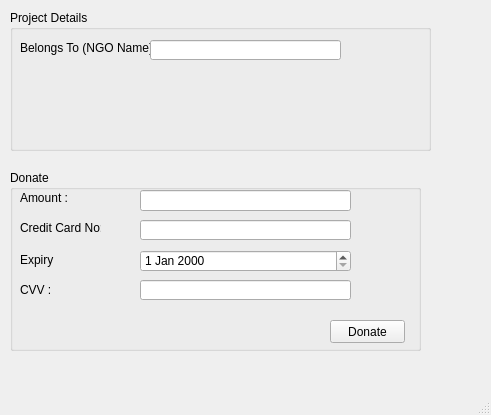
<?xml version="1.0" encoding="UTF-8"?>
<ui version="4.0">
 <class>MainWindow</class>
 <widget class="QMainWindow" name="MainWindow">
  <property name="geometry">
   <rect>
    <x>0</x>
    <y>0</y>
    <width>491</width>
    <height>415</height>
   </rect>
  </property>
  <property name="windowTitle">
   <string>MainWindow</string>
  </property>
  <widget class="QWidget" name="centralwidget">
   <widget class="QGroupBox" name="groupBox">
    <property name="geometry">
     <rect>
      <x>10</x>
      <y>10</y>
      <width>421</width>
      <height>141</height>
     </rect>
    </property>
    <property name="title">
     <string>Project Details </string>
    </property>
    <widget class="QLabel" name="label_5">
     <property name="geometry">
      <rect>
       <x>10</x>
       <y>30</y>
       <width>131</width>
       <height>16</height>
      </rect>
     </property>
     <property name="text">
      <string>Belongs To (NGO Name):</string>
     </property>
    </widget>
    <widget class="QLabel" name="label_6">
     <property name="geometry">
      <rect>
       <x>10</x>
       <y>60</y>
       <width>47</width>
       <height>13</height>
      </rect>
     </property>
     <property name="text">
      <string/>
     </property>
    </widget>
    <widget class="QLineEdit" name="lineEdit_3">
     <property name="geometry">
      <rect>
       <x>140</x>
       <y>30</y>
       <width>191</width>
       <height>20</height>
      </rect>
     </property>
    </widget>
   </widget>
   <widget class="QGroupBox" name="groupBox_2">
    <property name="geometry">
     <rect>
      <x>10</x>
      <y>170</y>
      <width>411</width>
      <height>181</height>
     </rect>
    </property>
    <property name="title">
     <string>Donate </string>
    </property>
    <widget class="QLabel" name="label">
     <property name="geometry">
      <rect>
       <x>10</x>
       <y>20</y>
       <width>91</width>
       <height>16</height>
      </rect>
     </property>
     <property name="text">
      <string>Amount : </string>
     </property>
    </widget>
    <widget class="QLabel" name="label_2">
     <property name="geometry">
      <rect>
       <x>10</x>
       <y>50</y>
       <width>81</width>
       <height>16</height>
      </rect>
     </property>
     <property name="text">
      <string>Credit Card No: </string>
     </property>
    </widget>
    <widget class="QLabel" name="label_3">
     <property name="geometry">
      <rect>
       <x>10</x>
       <y>80</y>
       <width>35</width>
       <height>20</height>
      </rect>
     </property>
     <property name="text">
      <string>Expiry : </string>
     </property>
    </widget>
    <widget class="QLabel" name="label_4">
     <property name="geometry">
      <rect>
       <x>10</x>
       <y>110</y>
       <width>35</width>
       <height>20</height>
      </rect>
     </property>
     <property name="text">
      <string>CVV : </string>
     </property>
    </widget>
    <widget class="QLineEdit" name="lineEdit">
     <property name="geometry">
      <rect>
       <x>130</x>
       <y>20</y>
       <width>211</width>
       <height>21</height>
      </rect>
     </property>
    </widget>
    <widget class="QLineEdit" name="lineEdit_2">
     <property name="geometry">
      <rect>
       <x>130</x>
       <y>50</y>
       <width>211</width>
       <height>20</height>
      </rect>
     </property>
    </widget>
    <widget class="QLineEdit" name="lineEdit_4">
     <property name="geometry">
      <rect>
       <x>130</x>
       <y>110</y>
       <width>211</width>
       <height>20</height>
      </rect>
     </property>
    </widget>
    <widget class="QDateEdit" name="dateEdit">
     <property name="geometry">
      <rect>
       <x>130</x>
       <y>80</y>
       <width>211</width>
       <height>22</height>
      </rect>
     </property>
    </widget>
    <widget class="QPushButton" name="DonateButton">
     <property name="geometry">
      <rect>
       <x>320</x>
       <y>150</y>
       <width>75</width>
       <height>23</height>
      </rect>
     </property>
     <property name="text">
      <string>Donate</string>
     </property>
    </widget>
   </widget>
  </widget>
  <widget class="QMenuBar" name="menubar">
   <property name="geometry">
    <rect>
     <x>0</x>
     <y>0</y>
     <width>491</width>
     <height>18</height>
    </rect>
   </property>
  </widget>
  <widget class="QStatusBar" name="statusbar"/>
 </widget>
 <resources/>
 <connections/>
</ui>
